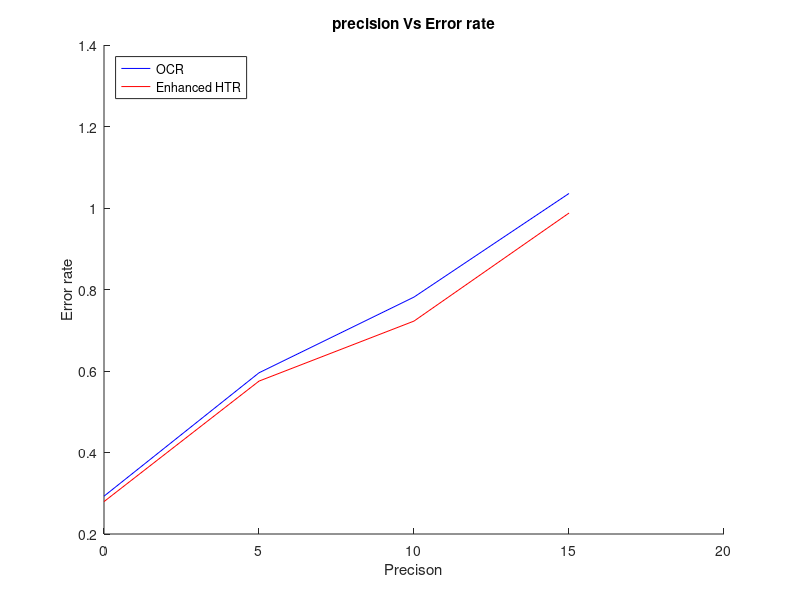

Write MATLAB code to recreate this figure.
X = [0.2928 0.5956 0.7814 1.0357];
Y = [0.2795 0.5752 0.7225 0.9876]; % dependent vectors of interest

t = [ 0 5 10 15 ]; % independent vector
figure
hold on % allow all vectors to be plotted in same
 % figure
plot(t, X, 'blue', t, Y, 'red')
title('precision Vs Error rate') % title
ylabel('Error rate') % label for y axis
xlabel('Precison') % label for x axis
legend('OCR', 'Enhanced HTR')
legend('Location','NorthWest') % move legend to upper left